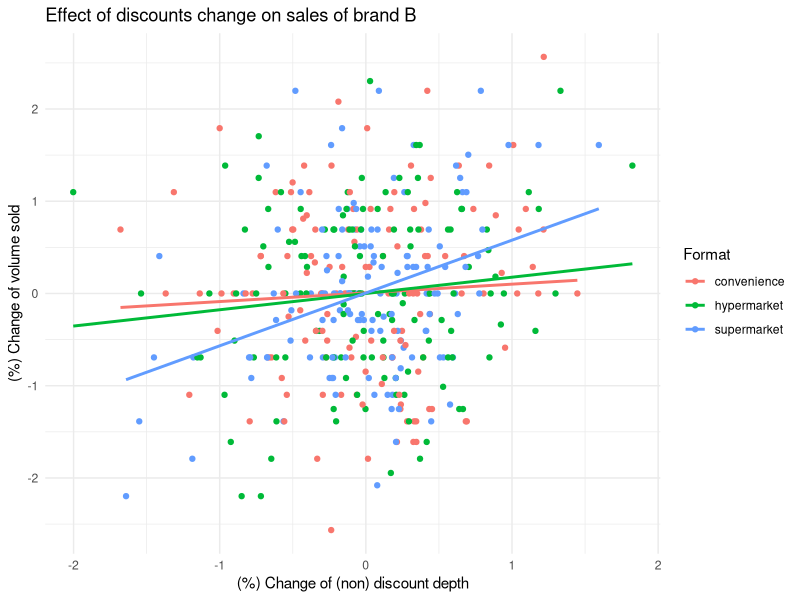
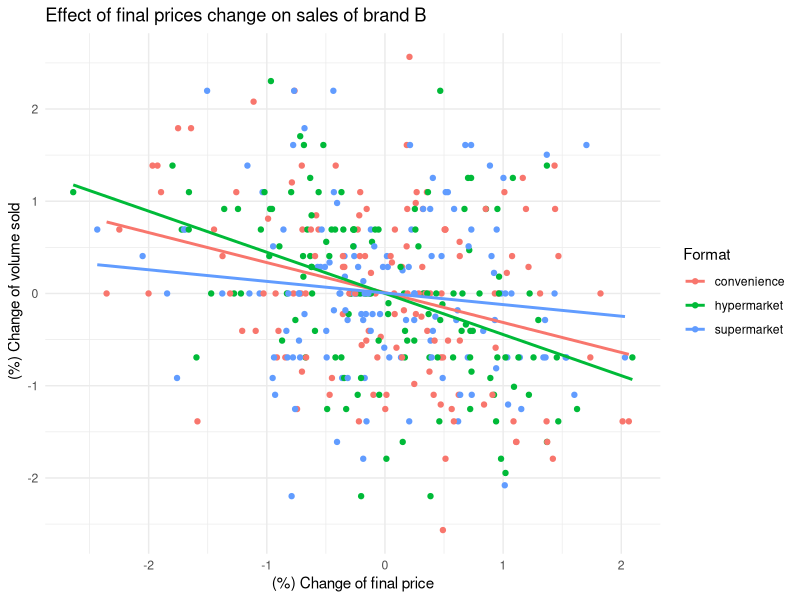
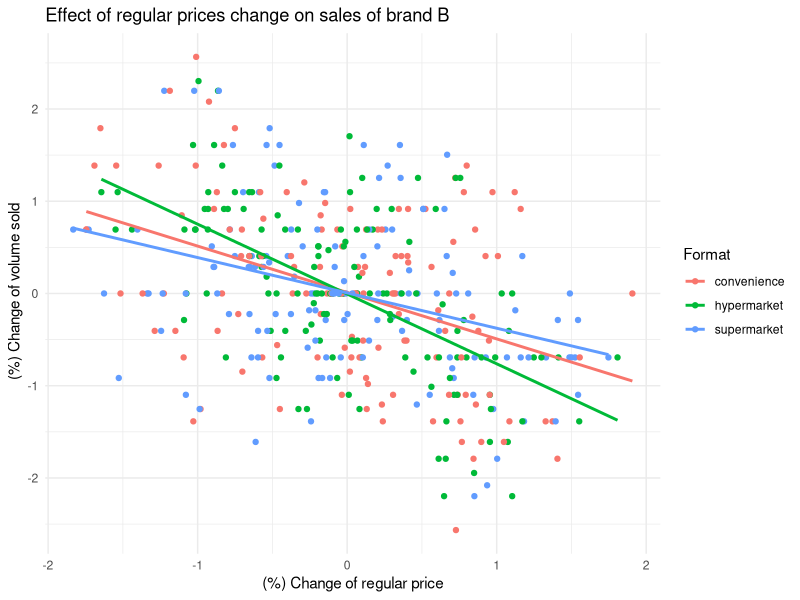

These figures' R source, in order: (Note: this script raises an error after producing the figures.)
#This file will return final aggregate data for each brand in each week at each format


###################################
######## LOAD PACKAGE #############
###################################
library(data.table)
library(ggplot2)
library(car) #function for testing coefficient equivalence
library(lmtest) #function for testing nonlinearity by likelihood ratio

###################################
########### LOAD DATA #############
###################################
df <- fread("../data/df.csv")

#Assuming we are interested in category z
df <- df[category == "z",]


#########################################################
########### OWN VARIABLE OPERATIONALIZATION #############
#########################################################

#Calculate (market-weighted average) brand variables
df[, finalspending := regprice - discount]
df[, regpriceperunit := regprice/quantity]
df[, finalpriceperunit := finalspending /quantity]
df[, discountperunit :=  discount/quantity]

# Calculate weekly sales by brand
weeklysalesbybrand <- df[, .(totalsales = sum(quantity), LL = .N), by = .(week_nr,holiday, brand, format)]
#LL can be calculated by uniqueN(product_id) to count distinct product id

# Merge df_complete with weeklysalesbybrand and calculate weights
df_weightcalc <- merge(df, weeklysalesbybrand, by = c("week_nr","holiday", "brand", "format"))
df_weightcalc[, wp := quantity/totalsales]

# Calculate weighted averages
df_weightcalc[, avgregpriceperunit := regpriceperunit * wp]
df_weightcalc[, avgfinalprice := finalpriceperunit * wp]
df_weightcalc[, avgdiscount := discountperunit * wp]

# Aggregate by week_nr, brand, and format
df_bybrand <- df_weightcalc[, .(totalvolume = sum(quantity), 
                                totalvalue = sum(finalspending), 
                                LL = mean(LL), 
                                avgregprice = sum(avgregpriceperunit), 
                                avgfinalprice = sum(avgfinalprice), 
                                avgdiscount = sum(avgdiscount)), by = .(week_nr,holiday, brand, format)]

rm(weeklysalesbybrand,df_weightcalc)


df_bybrand[, depth := avgdiscount/avgregprice]
df_bybrand[, nondepth := 1 - depth]

###########################################################
########### CROSS VARIABLE OPERATIONALIZATION #############
###########################################################

#We calculate (1) log-transformed (market-weighted average) competitor brand variables (2) log-transformed lag variable (3) Gaussian-copula correction term  (4) first difference of log-transformed variables for aggregate model estimation and (5) (Final price, Regular price, Discounts) Gain and loss with respect to what offered the week before

#Calculate (market-weighted average) related variables of competitors and lag variable
#We need for loop to construct competitor of each brand, specify further
distinctformat<-unique(as.factor(df_bybrand$format))
distinctbrand<-unique(as.factor(df_bybrand$brand))
distinctweek<-unique(as.factor(df_bybrand$week_nr))

nbrand<-length(distinctbrand)
nweek<-length(distinctweek)
nformat <- length(distinctformat)

#Set up function for calculate lag variable
lag_1 <- function(x, k = 1) head(c(rep(NA, k), x), length(x))

#Function for copula correction term  following Park and Gupta 2012 see more https://github.com/hannesdatta/marketingtools
make_copula <- function(x) {
  if (length(unique(x)) == 1) return(as.numeric(rep(NA, length(x))))
  return(ifelse(ecdf(x)(x) == 1, qnorm(1 - .0000001), qnorm(ecdf(x)(x))))
}


#We calculate (market-weighted average) competitors info for each brand

gen_comp_lag_format <- function(df_bybrand, distinctbrand, format, nbrand, nweek) {
  results_list <- list()
  
  for (i in 1:length(distinctbrand)) {
    # Creating a copy of the relevant subset of df_bybrand
    df_own = copy(df_bybrand[brand == distinctbrand[i] & format == format])
    df_competitor = df_bybrand[brand != distinctbrand[i] & format == format]
    
    # create copula of log variable to mitigate potential endogeneity by format and brand
    df_own[, `:=` (
      cop_logavgregprice = make_copula(log(avgregprice)),
      cop_logavgdiscount = make_copula(log(avgdiscount)),
      cop_logavgfinalprice = make_copula(log(avgfinalprice)),
      cop_lognondepth = make_copula(log(nondepth))
    )]
    
    
    # Calculate weekly sales by competing brand
    weeklysalesbycompetingbrand = df_competitor[, .(totalmarketvolume = sum(totalvolume)), by = .(week_nr)]
    # Calculate competitor weight and weighted averages
    df_competitorweightcalc = df_competitor[weeklysalesbycompetingbrand, on = "week_nr"]
    df_competitorweightcalc[, wp := totalvolume / totalmarketvolume]
    df_competitorweightcalc[, `:=` (
      avgcompLL = LL * wp,
      avgcompregprice = avgregprice * wp,
      avgcompfinalprice = avgfinalprice * wp,
      avgcompdiscount = avgdiscount * wp
    )]
    
    # Summarize competitor info
    df_competitorinfo = df_competitorweightcalc[, .(
      avgcompLL = sum(avgcompLL),
      avgcompregprice = sum(avgcompregprice),
      avgcompfinalprice = sum(avgcompfinalprice),
      avgcompdiscount = sum(avgcompdiscount)
    ), by = .(week_nr)]
    
    # Merge with own brand data
    df_own = df_own[df_competitorinfo, on = "week_nr"]
    
    # Add lagged variables
    df_own <- df_own[order(week_nr)] #Make sure that week_nr is ordered correctly before applying the lag
    lag_vars = c("totalvolume", "avgfinalprice", "avgregprice", "nondepth", "avgcompfinalprice")
    for (var in lag_vars) {
      df_own[, paste0(var, "1") := shift(get(var), 1, type = "lag"), by = .(brand, format)]
    }
    
    df_own <- na.omit(df_own)
    
    # Store the processed df_own in the results list
    results_list[[i]] <- df_own
  }
  
  # Combine all processed df_own into one data.table
  return(rbindlist(results_list, use.names = TRUE))
}

df_bybrand_formats <- gen_comp_lag_format(df_bybrand, distinctbrand, format, nbrand, nweek)

# calculate first difference for estimation
df_bybrand_formats[, `:=` (
  dlogtotalvolume = log(totalvolume) - log(totalvolume1),
  dlogavgfinalprice = log(avgfinalprice) - log(avgfinalprice1),
  dlogavgregprice = log(avgregprice) - log(avgregprice1),
  dlognondepth = log(nondepth) - log(nondepth1),
  dlogavgcompfinalprice = log(avgcompfinalprice) - log(avgcompfinalprice1)
)]

# calculate separate price/discount gain/loss for indicator function (simplified version of aggregate model)
df_bybrand_formats[, `:=` (
  dlogavgfinalprice_loss = fifelse(dlogavgfinalprice > 0, dlogavgfinalprice, 0),
  dlogavgfinalprice_gain = fifelse(dlogavgfinalprice < 0, dlogavgfinalprice, 0),
  dlogavgregprice_loss = fifelse(dlogavgregprice > 0, dlogavgregprice, 0),
  dlogavgregprice_gain = fifelse(dlogavgregprice < 0, dlogavgregprice, 0),
  dlognondepth_loss = fifelse(dlognondepth > 0, dlognondepth, 0),
  dlognondepth_gain = fifelse(dlognondepth < 0, dlognondepth, 0) 
)]

#############################################
########### Model Free Evidence #############
#############################################
#Plot model-free (of Brand B)
ggplot(df_bybrand_formats[brand == "B",], aes(x = dlognondepth, y = dlogtotalvolume, color = format)) +
  geom_point() +
  geom_smooth(method = "lm", se = FALSE) +
  theme_minimal() +
  labs(title ="Effect of discounts change on sales of brand B", x = "(%) Change of (non) discount depth", y = "(%) Change of volume sold", color = "Format")

ggplot(df_bybrand_formats[brand == "B",], aes(x = dlogavgfinalprice, y = dlogtotalvolume, color = format)) +
  geom_point() +
  geom_smooth(method = "lm", se = FALSE) +
  theme_minimal() +
  labs(title ="Effect of final prices change on sales of brand B", x = "(%) Change of final price", y = " (%) Change of volume sold", color = "Format")

ggplot(df_bybrand_formats[brand == "B",], aes(x = dlogavgregprice, y = dlogtotalvolume, color = format)) +
  geom_point() +
  geom_smooth(method = "lm", se = FALSE) +
  theme_minimal() +
  labs(title ="Effect of regular prices change on sales of brand B", x = "(%) Change of regular price", y = " (%) Change of volume sold", color = "Format")


###############################################
########### Export Aggregate Data #############
###############################################
#export aggregate dataset
write.csv(df_bybrand_formats,'../gen/df_bybrand_aggregate.csv')


rm(list=ls())